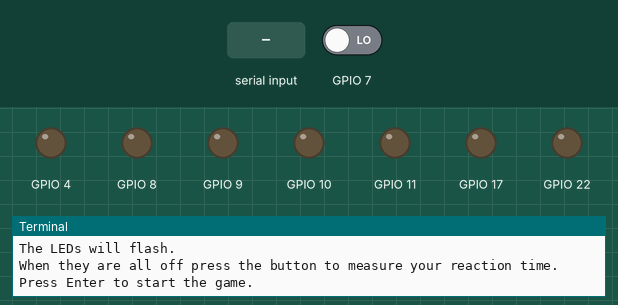
The program below on a simulated Raspberry Pi (BCM pin numbers). Parts: output pins drawn as LEDs (lit = HIGH), the last lines printed to the terminal. Dashed ring = blinking. The inputs (shaded band) are chosen by the test bench; at power-on: GPIO 7 LOW. Random numbers come from a fixed seed; the clock reads 2024-03-15 10:24:30 at power-on unless the program sets it.

Above: at 1.2 s.
1.3 s: "1" typed at the terminal, then Enter
At 1.7 s:
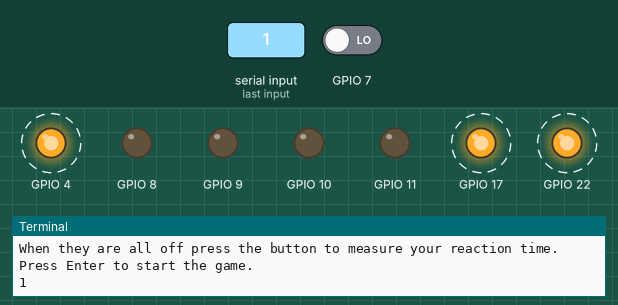
4.3 s: GPIO 7 driven HIGH
6.8 s: "0" typed at the terminal, then Enter
At 7.7 s:
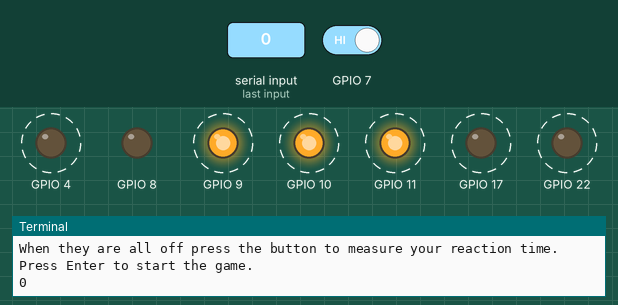
Timing chart, 0 to 15.8 s (numbered marks = the images above; inputs shaded):
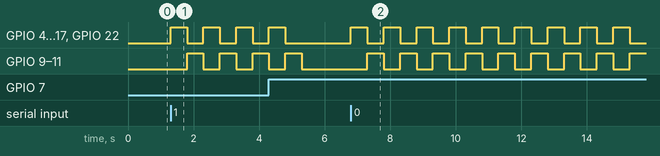

Measured:
- after the input at 1.3 s, GPIO 4, GPIO 17, GPIO 22: alternates HIGH for 0.50 s and LOW for 0.50 s, starting at once; GPIO 9–11: alternates HIGH for 0.50 s and LOW for 0.50 s, starting after 0.50 s
- after the input at 6.8 s, GPIO 4, GPIO 17, GPIO 22: alternates HIGH for 0.50 s and LOW for 0.50 s, starting at once; GPIO 9–11: alternates HIGH for 0.50 s and LOW for 0.50 s, starting after 0.50 s

The program:

berryclip_08.py
```python
#!/usr/bin/python
#--------------------------------------
#    ___                   ________
#   / _ )___ __________ __/ ___/ (_)__
#  / _  / -_) __/ __/ // / /__/ / / _ \
# /____/\__/_/ /_/  \_, /\___/_/_/ .__/
#                  /___/        /_/
#
#       BerryClip - 6 LED Board
#
# This script creates a game that gives
# you a score based on your reaction
# time
#
# Author : Matt Hawkins
# Date   : 12/11/2012
#
# http://www.raspberrypi-spy.co.uk/
#
#--------------------------------------

# Import required libraries
import RPi.GPIO as GPIO
import time
import random

def set_leds(status):
  # Set all LEDs to 'status'
  # status is either True or False
  GPIO.output(4 , status)
  GPIO.output(17, status)
  GPIO.output(22, status)
  GPIO.output(10, status)
  GPIO.output(9 , status)
  GPIO.output(11, status)

def set_leds_half(status):
  # Set half LEDs to 'status'
  # and other half to opposite
  # status is either True or False
  GPIO.output(4 , status)
  GPIO.output(17, status)
  GPIO.output(22, status)
  GPIO.output(10, not status)
  GPIO.output(9 , not status)
  GPIO.output(11, not status)


# Tell GPIO library to use GPIO references
GPIO.setmode(GPIO.BCM)

# Set LED GPIO pins as outputs
GPIO.setup(4 , GPIO.OUT)
GPIO.setup(17, GPIO.OUT)
GPIO.setup(22, GPIO.OUT)
GPIO.setup(10, GPIO.OUT)
GPIO.setup(9 , GPIO.OUT)
GPIO.setup(11, GPIO.OUT)

# Set Buzzer GPIO as output
GPIO.setup(8 , GPIO.OUT)
GPIO.output(8 , False)

# Set Switch GPIO as input
GPIO.setup(7 , GPIO.IN)

# Wrap main content in a try block so we can
# catch the user pressing CTRL-C and run the
# GPIO cleanup function. This will also prevent
# the user seeing lots of unnecessary error
# messages.
try:

  # Loop until users quits with CTRL-C
  while True :

    # Turn off LEDs
    set_leds(False)

    print ""

    print ('The LEDs will flash.')
    print ('When they are all off press the button to measure your reaction time.')
    print ('Press Enter to start the game.')
    raw_input('')

    randtime = random.randint(2,15)

    for x in range(randtime):
      # Turn on LEDs
      set_leds_half(True)
      time.sleep(0.5)
      # Turn off LEDs
      set_leds_half(False)
      time.sleep(0.5)

    # Turn off LEDs
    set_leds(False)

    start = time.time()

    while GPIO.input(7)==0:
      pass

    stop = time.time()
    mytime = (stop-start)*1000
    mytime = round(mytime)

    print "Your time was " + str(mytime) + " milliseconds"
    print ""

except KeyboardInterrupt:
  # Reset GPIO settings
  GPIO.cleanup()
```
